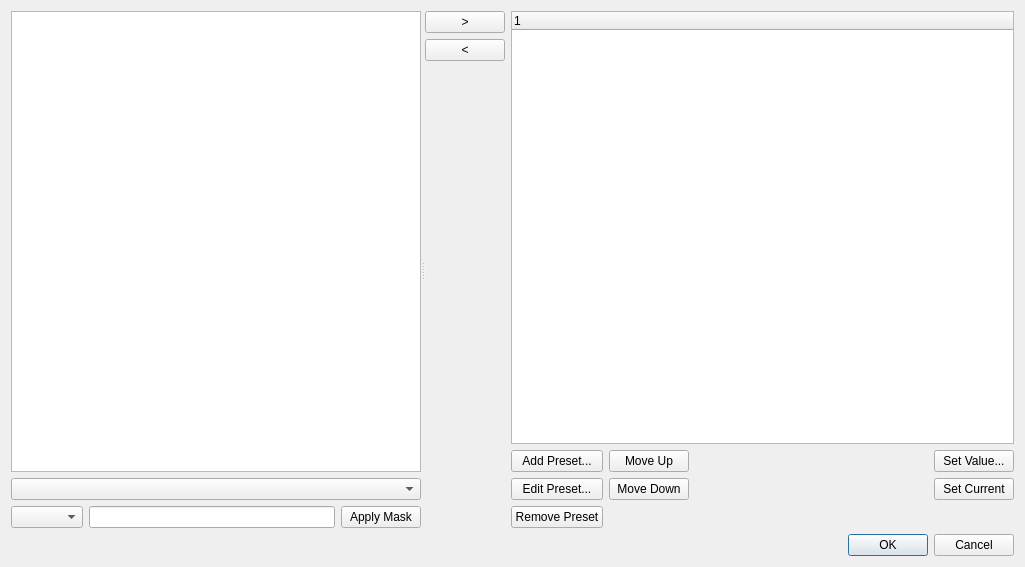
<?xml version="1.0" encoding="UTF-8"?>
<ui version="4.0">
 <class>DialogPresetEditor</class>
 <widget class="QDialog" name="DialogPresetEditor">
  <property name="geometry">
   <rect>
    <x>0</x>
    <y>0</y>
    <width>1025</width>
    <height>567</height>
   </rect>
  </property>
  <property name="windowTitle">
   <string>Preset Editor</string>
  </property>
  <layout class="QGridLayout" name="gridLayout_2">
   <item row="0" column="0">
    <layout class="QVBoxLayout" name="verticalLayout_4">
     <item>
      <widget class="QSplitter" name="splitter">
       <property name="orientation">
        <enum>Qt::Horizontal</enum>
       </property>
       <widget class="QWidget" name="layoutWidget">
        <layout class="QVBoxLayout" name="verticalLayout_2">
         <item>
          <widget class="QTableView" name="m_signalsTable"/>
         </item>
         <item>
          <widget class="QComboBox" name="m_signalTypeCombo"/>
         </item>
         <item>
          <layout class="QHBoxLayout" name="horizontalLayout">
           <item>
            <widget class="QComboBox" name="m_maskTypeCombo"/>
           </item>
           <item>
            <widget class="QLineEdit" name="m_mask"/>
           </item>
           <item>
            <widget class="QPushButton" name="m_applyMask">
             <property name="text">
              <string>Apply Mask</string>
             </property>
            </widget>
           </item>
          </layout>
         </item>
        </layout>
       </widget>
       <widget class="QWidget" name="layoutWidget">
        <layout class="QHBoxLayout" name="horizontalLayout_2">
         <item>
          <layout class="QVBoxLayout" name="verticalLayout_3">
           <item>
            <widget class="QPushButton" name="m_add">
             <property name="text">
              <string>&gt;</string>
             </property>
            </widget>
           </item>
           <item>
            <widget class="QPushButton" name="m_remove">
             <property name="text">
              <string>&lt;</string>
             </property>
            </widget>
           </item>
           <item>
            <spacer name="verticalSpacer">
             <property name="orientation">
              <enum>Qt::Vertical</enum>
             </property>
             <property name="sizeHint" stdset="0">
              <size>
               <width>20</width>
               <height>40</height>
              </size>
             </property>
            </spacer>
           </item>
          </layout>
         </item>
         <item>
          <layout class="QVBoxLayout" name="verticalLayout">
           <item>
            <widget class="QTreeWidget" name="m_presetsTree">
             <column>
              <property name="text">
               <string notr="true">1</string>
              </property>
             </column>
            </widget>
           </item>
           <item>
            <layout class="QGridLayout" name="gridLayout">
             <item row="3" column="3">
              <widget class="QPushButton" name="m_setCurrent">
               <property name="text">
                <string>Set Current</string>
               </property>
              </widget>
             </item>
             <item row="2" column="1">
              <widget class="QPushButton" name="m_moveUp">
               <property name="text">
                <string>Move Up</string>
               </property>
              </widget>
             </item>
             <item row="2" column="3">
              <widget class="QPushButton" name="m_setValue">
               <property name="text">
                <string>Set Value...</string>
               </property>
              </widget>
             </item>
             <item row="4" column="0">
              <widget class="QPushButton" name="m_removePreset">
               <property name="text">
                <string>Remove Preset</string>
               </property>
              </widget>
             </item>
             <item row="3" column="0">
              <widget class="QPushButton" name="m_editPreset">
               <property name="text">
                <string>Edit Preset...</string>
               </property>
              </widget>
             </item>
             <item row="3" column="1">
              <widget class="QPushButton" name="m_moveDown">
               <property name="text">
                <string>Move Down</string>
               </property>
              </widget>
             </item>
             <item row="2" column="0">
              <widget class="QPushButton" name="m_addPreset">
               <property name="text">
                <string>Add Preset...</string>
               </property>
              </widget>
             </item>
             <item row="3" column="2">
              <spacer name="horizontalSpacer">
               <property name="orientation">
                <enum>Qt::Horizontal</enum>
               </property>
               <property name="sizeHint" stdset="0">
                <size>
                 <width>40</width>
                 <height>20</height>
                </size>
               </property>
              </spacer>
             </item>
            </layout>
           </item>
          </layout>
         </item>
        </layout>
       </widget>
      </widget>
     </item>
     <item>
      <widget class="QDialogButtonBox" name="buttonBox">
       <property name="orientation">
        <enum>Qt::Horizontal</enum>
       </property>
       <property name="standardButtons">
        <set>QDialogButtonBox::Cancel|QDialogButtonBox::Ok</set>
       </property>
      </widget>
     </item>
    </layout>
   </item>
  </layout>
 </widget>
 <resources/>
 <connections>
  <connection>
   <sender>buttonBox</sender>
   <signal>accepted()</signal>
   <receiver>DialogPresetEditor</receiver>
   <slot>accept()</slot>
   <hints>
    <hint type="sourcelabel">
     <x>248</x>
     <y>254</y>
    </hint>
    <hint type="destinationlabel">
     <x>157</x>
     <y>274</y>
    </hint>
   </hints>
  </connection>
  <connection>
   <sender>buttonBox</sender>
   <signal>rejected()</signal>
   <receiver>DialogPresetEditor</receiver>
   <slot>reject()</slot>
   <hints>
    <hint type="sourcelabel">
     <x>316</x>
     <y>260</y>
    </hint>
    <hint type="destinationlabel">
     <x>286</x>
     <y>274</y>
    </hint>
   </hints>
  </connection>
 </connections>
</ui>
